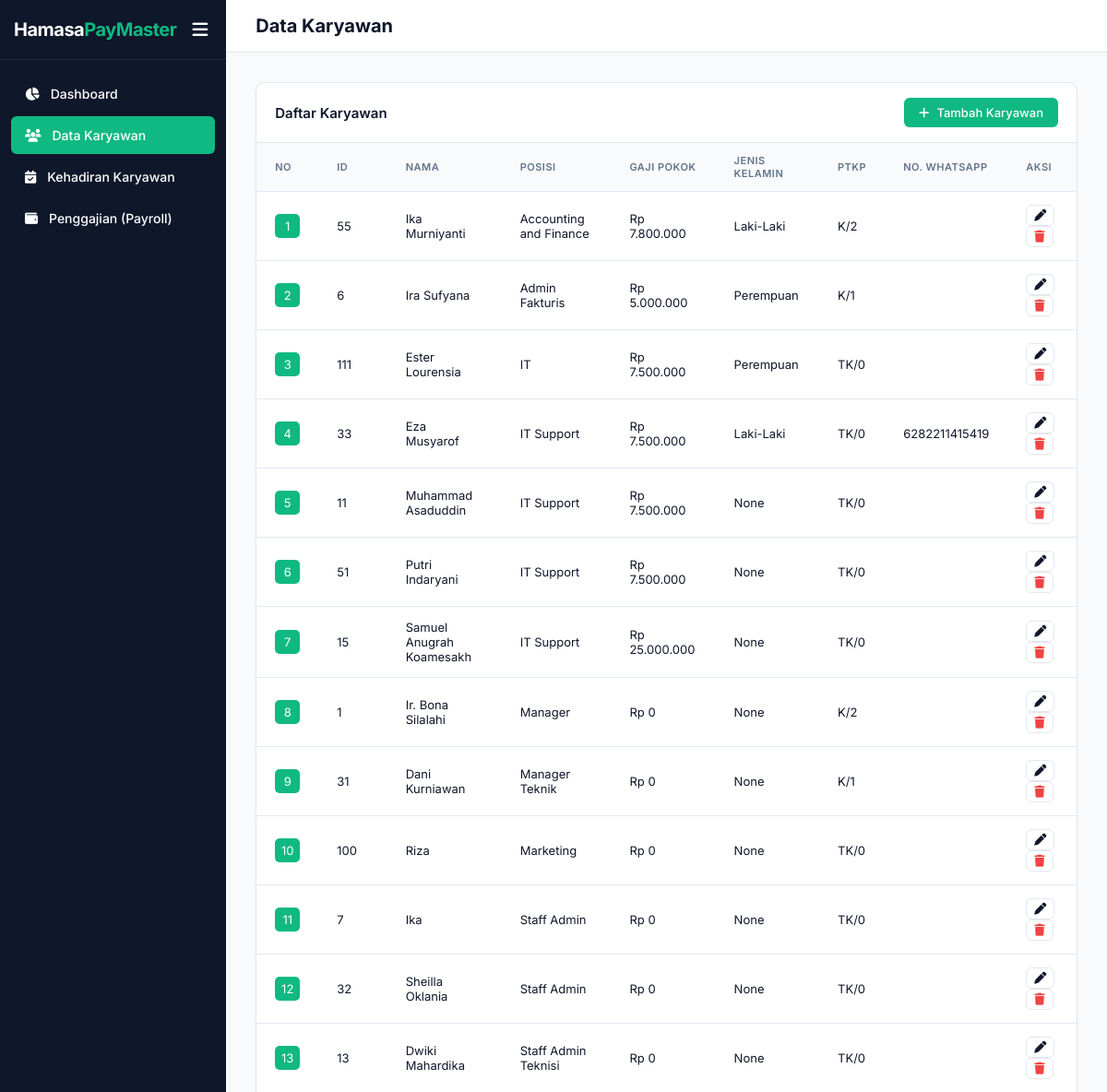
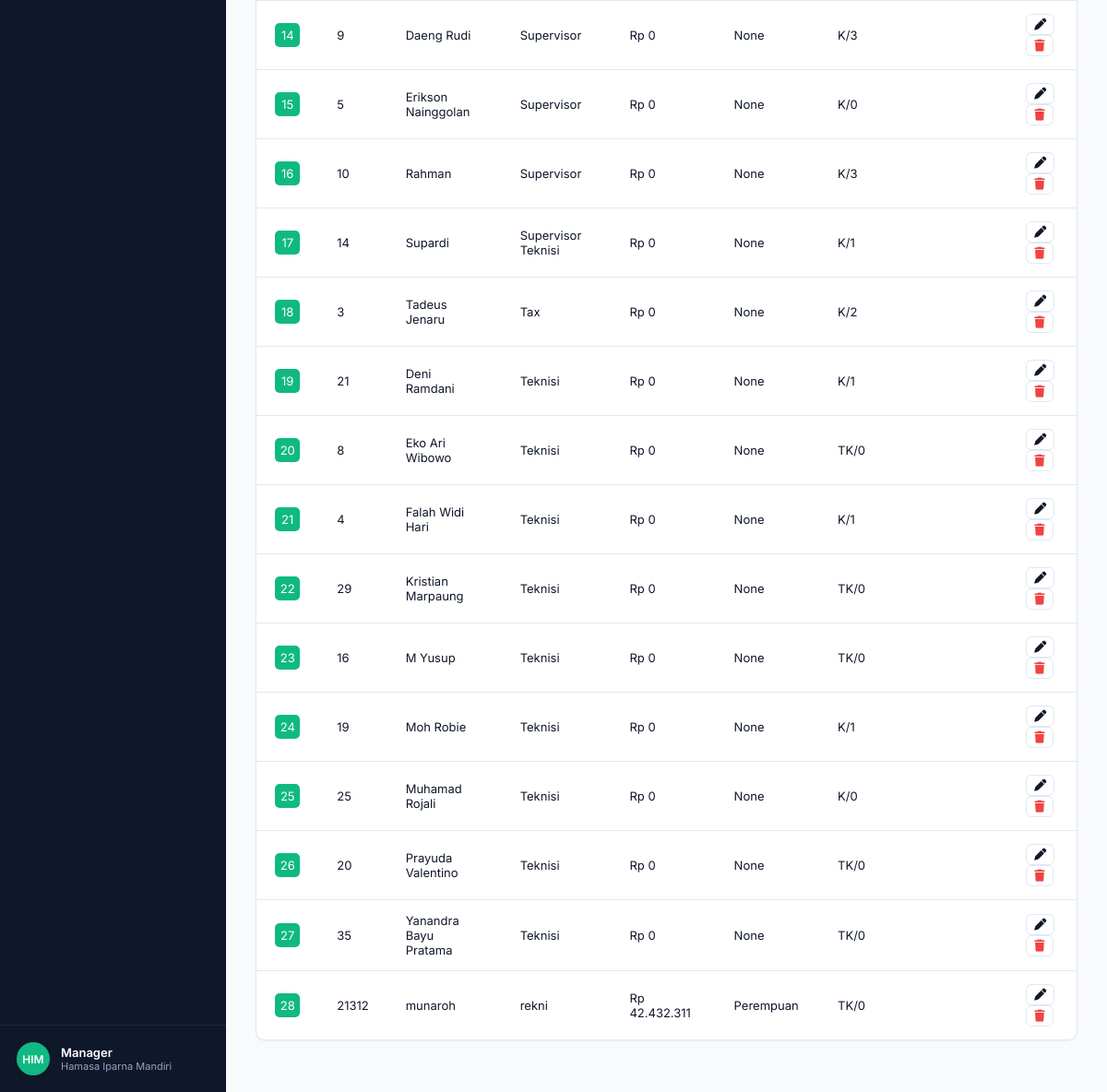
The page /employees on the database its author committed (2 pictures, top to bottom).
### models.py (models this page shows)
class Employee(db.Model):
    __tablename__ = "employees"
    id = db.Column(db.Integer, primary_key=True)
    user_id = db.Column(db.String(20), unique=True, nullable=False)  # ID Mesin
    name = db.Column(db.String(100))
    position = db.Column(db.String(100))
    basic_salary = db.Column(db.Float, default=0)
    gender = db.Column(db.String(50))
    married_status = db.Column(db.Integer)
    dependents = db.Column(db.Integer)
    phone = db.Column(db.String(30))
    email = db.Column(db.String(100))
    status = db.Column(db.String(20), default="Aktif")

### routes/dashboard_routes.py (the view)
@dashboard_bp.route("/employees")
def employees_page():
    employees = Employee.query.order_by(
        Employee.position.asc(),
        Employee.name.asc()
    ).all()
    for employee in employees:
        status = "K" if employee.married_status else "TK"
        dependents = min(employee.dependents or 0, 3)
        employee.ptkp = f"{status}/{dependents}"
    return render_template(
        "employees.html",
        employees=employees
    )

### templates/employees.html (shortened to what this page needs)
<!DOCTYPE html>
<html lang="id">
<head>
    <link rel="stylesheet" href="https://cdnjs.cloudflare.com/ajax/libs/font-awesome/6.4.0/css/all.min.css">
    <link rel="stylesheet" href="{{ url_for('static', filename='css/styles.css') }}">
</head>
<body data-page="{{ active_page|default('dashboard') }}">
    <sidebar id="sidebar">
        <div>
            <div class="sidebar-header">
                <span class="logo-text">Hamasa<span>PayMaster</span></span>
                <button class="btn-toggle" onclick="toggleSidebar()">
                    <i class="fa-solid fa-bars" id="toggle-icon"></i>
                </button>
            </div>
            <ul class="nav-list">
                <li class="nav-item" data-page="dashboard">
                    <a href="/dashboard"><i class="fa-solid fa-chart-pie"></i> <span>Dashboard</span></a>
                </li>
                <li class="nav-item active" data-page="karyawan">
                    <a href="/employees"><i class="fa-solid fa-users"></i> <span>Data Karyawan</span></a>
                </li>
                <li class="nav-item" data-page="kehadiran">
                    <a href="/attendance"><i class="fa-solid fa-calendar-check"></i> <span>Kehadiran Karyawan</span></a>
                </li>
                <li class="nav-item" data-page="payroll">
                    <a href="/payroll"><i class="fa-solid fa-wallet"></i> <span>Penggajian (Payroll)</span></a>
                </li>
            </ul>
        </div>
        <div class="sidebar-footer">
            <div class="user-card">
                <div class="avatar">HIM</div>
                <div class="user-info">
                    <span class="user-name">Manager</span>
                    <span class="user-role">Hamasa Iparna Mandiri</span>
                </div>
            </div>
        </div>
    </sidebar>
    <main>
        <header>
            <div class="header-title">
                <h1 id="page-title">Data Karyawan</h1>
            </div>
        </header>
        <div class="content-area">
            <section id="view-karyawan">
                <div class="card">
                    <div class="card-header">
                        <div class="card-title">Daftar Karyawan</div>
                        <button class="btn btn-primary" onclick="openEmpModal()"><i class="fa-solid fa-plus"></i> Tambah Karyawan</button>
                    </div>
                    <div class="table-responsive">
                        <table>
                            <thead>
                                <tr>
                                    <th>No</th>
                                    <th>ID</th>
                                    <th>Nama</th>
                                    <th>Posisi</th>
                                    <th>Gaji Pokok</th>
                                    <th>Jenis Kelamin</th>
                                    <th>PTKP</th>
                                    <th>No. WhatsApp</th>
                                    <th>Aksi</th>
                                </tr>
                            </thead>
                            <tbody id="employee-table-body">
                                {% for emp in employees %}
                                <tr>
                                    <td><div style="background-color: var(--accent); width: 27px; height: 100%; color: white; border-radius: 5px; text-align: center; padding: 5px;">{{ loop.index }}</div></td>
                                    <td>{{ emp.user_id }}</td>
                                    <td>{{ emp.name }}</td>
                                    <td>{{ emp.position }}</td>
                                    <td class="harga">{{ emp.basic_salary }}</td>
                                    <td>{{ emp.gender }}</td>
                                    <td>{{ emp.ptkp }}</td>
                                    <td>{{ emp.phone }}</td>
                                    <td>
                                        <button class="btn btn-outline" style="padding:4px 8px;" onclick="openEmpModal('{{emp.id}}')"><i class="fa-solid fa-pen"></i></button>
                                        <button class="btn btn-outline" style="padding:4px 8px; color:var(--danger);" onclick="deleteEmployee('{{emp.id}}','{{emp.name}}')"><i class="fa-solid fa-trash"></i></button>
                                    </td>
                                </tr>
                                {% endfor %}
                            </tbody>
                        </table>
                    </div>
                </div>
            </section>
        </div>
    </main>
</body>
</html>

### static/css/styles.css (style rules this page uses)
:root { --primary: #0f172a; --primary-light: #1e293b; --accent: #10b981; --accent-hover: #059669; --bg-main: #f8fafc; --surface: #ffffff; --text-main: #0f172a; --text-muted: #64748b; --border: #e2e8f0; --danger: #ef4444; --warning: #f59e0b; --info: #3b82f6; --radius-sm: 6px; --radius-md: 10px; --radius-lg: 16px; --shadow-sm: 0 1px 2px 0 rgb(0 0 0 / 0.05); --shadow-md: 0 4px 6px -1px rgb(0 0 0 / 0.1); --shadow-lg: 0 10px 15px -3px rgb(0 0 0 / 0.1); }
* { box-sizing: border-box; margin: 0; padding: 0; font-family: 'Inter', sans-serif; }
body { background-color: var(--bg-main); color: var(--text-main); display: flex; height: 100vh; overflow: hidden; }
sidebar { width: 260px; background-color: var(--primary); color: #fff; display: flex; flex-direction: column; justify-content: space-between; z-index: 10; }
.sidebar-header { padding: 24px; display: flex; align-items: center; gap: 12px; border-bottom: 1px solid rgba(255, 255, 255, 0.08); }
.logo-text { font-size: 20px; font-weight: 700; letter-spacing: -0.5px; }
.logo-text span { color: var(--accent); }
.nav-list { list-style: none; padding: 16px 12px; display: flex; flex-direction: column; gap: 4px; }
.nav-item a { display: flex; align-items: center; gap: 12px; padding: 12px 16px; color: #94a3b8; text-decoration: none; border-radius: var(--radius-sm); font-size: 14px; font-weight: 500; transition: all 0.2s; }
.nav-item a:hover, .nav-item.active a { color: #fff; background-color: rgba(255, 255, 255, 0.08); }
.nav-item.active a { background-color: var(--accent); color: #fff; }
.sidebar-footer { padding: 16px; border-top: 1px solid rgba(255, 255, 255, 0.08); }
.user-card { display: flex; align-items: center; gap: 12px; padding: 2px; }
.avatar { width: 36px; height: 36px; border-radius: 50%; background-color: var(--accent); color: #fff; display: flex; align-items: center; justify-content: center; font-weight: 600; font-size: 12px; }
.user-info { display: flex; flex-direction: column; }
.user-name { font-size: 13px; font-weight: 600; color: #fff; }
.user-role { font-size: 11px; color: #94a3b8; }
main { flex-grow: 1; display: flex; flex-direction: column; overflow-y: auto; }
header { background-color: var(--surface); border-bottom: 1px solid var(--border); padding: 16px 32px; display: flex; justify-content: space-between; align-items: center; position: sticky; top: 0; z-index: 5; }
.header-title h1 { font-size: 20px; font-weight: 700; color: var(--text-main); }
.content-area { padding: 32px; }
.btn { padding: 8px 16px; border-radius: var(--radius-sm); font-size: 13px; font-weight: 500; border: none; cursor: pointer; display: inline-flex; align-items: center; gap: 8px; transition: all 0.2s; }
.btn-primary { background-color: var(--accent); color: #fff; }
.btn-outline { background-color: transparent; border: 1px solid var(--border); color: var(--text-main); }
.card { background: var(--surface); border-radius: var(--radius-md); border: 1px solid var(--border); box-shadow: var(--shadow-sm); overflow: hidden; margin-bottom: 24px; }
.card-header { padding: 16px 20px; border-bottom: 1px solid var(--border); display: flex; justify-content: space-between; align-items: center; }
.card-title { font-size: 15px; font-weight: 600; }
.table-responsive { width: 100%; overflow-x: auto; }
table { width: 100%; border-collapse: collapse; text-align: left; font-size: 13px; }
th { background-color: #f8fafc; color: var(--text-muted); padding: 12px 20px; font-weight: 600; border-bottom: 1px solid var(--border); text-transform: uppercase; font-size: 11px; letter-spacing: 0.5px; }
td { padding: 14px 20px; border-bottom: 1px solid var(--border); color: var(--text-main); vertical-align: middle; }
tr:last-child td { border-bottom: none; }
.sidebar-header { display: flex; align-items: center; justify-content: space-between; padding: 15px; }
.btn-toggle { background: transparent; border: none; cursor: pointer; font-size: 1.2rem; color: inherit; padding: 5px; }
.nav-item a { display: flex; align-items: center; gap: 12px; padding: 12px 15px; text-decoration: none; color: inherit; }

### rows shown on the page
Employee: user_id "55", name "Ika Murniyanti", position "Accounting and Finance", gender "Laki-Laki", ptkp "K/2"
Employee: user_id "6", name "Ira Sufyana", position "Admin Fakturis", gender "Perempuan", ptkp "K/1"
Employee: user_id "111", name "Ester Lourensia", position "IT", gender "Perempuan", ptkp "TK/0"
Employee: user_id "33", name "Eza Musyarof", position "IT Support", gender "Laki-Laki", ptkp "TK/0", phone "6282211415419"
Employee: user_id "11", name "Muhammad Asaduddin", position "IT Support", gender "None", ptkp "TK/0"
Employee: user_id "51", name "Putri Indaryani", position "IT Support", gender "None", ptkp "TK/0"
Employee: user_id "15", name "Samuel Anugrah Koamesakh", position "IT Support", gender "None", ptkp "TK/0"
Employee: user_id "1", name "Ir. Bona Silalahi", position "Manager", gender "None", ptkp "K/2"
Employee: user_id "31", name "Dani Kurniawan", position "Manager Teknik", gender "None", ptkp "K/1"
Employee: user_id "100", name "Riza", position "Marketing", gender "None", ptkp "TK/0"
Employee: user_id "7", name "Ika", position "Staff Admin", gender "None", ptkp "TK/0"
Employee: user_id "32", name "Sheilla Oklania", position "Staff Admin", gender "None", ptkp "TK/0"
Employee: user_id "13", name "Dwiki Mahardika", position "Staff Admin Teknisi", gender "None", ptkp "TK/0"
Employee: user_id "9", name "Daeng Rudi", position "Supervisor", gender "None", ptkp "K/3"
Employee: user_id "5", name "Erikson Nainggolan", position "Supervisor", gender "None", ptkp "K/0"
Employee: user_id "10", name "Rahman", position "Supervisor", gender "None", ptkp "K/3"
Employee: user_id "14", name "Supardi", position "Supervisor Teknisi", gender "None", ptkp "K/1"
Employee: user_id "3", name "Tadeus Jenaru", position "Tax", gender "None", ptkp "K/2"
Employee: user_id "21", name "Deni Ramdani", position "Teknisi", gender "None", ptkp "K/1"
Employee: user_id "8", name "Eko Ari Wibowo", position "Teknisi", gender "None", ptkp "TK/0"
Employee: user_id "4", name "Falah Widi Hari", position "Teknisi", gender "None", ptkp "K/1"
Employee: user_id "29", name "Kristian Marpaung", position "Teknisi", gender "None", ptkp "TK/0"
Employee: user_id "16", name "M Yusup", position "Teknisi", gender "None", ptkp "TK/0"
Employee: user_id "19", name "Moh Robie", position "Teknisi", gender "None", ptkp "K/1"
Employee: user_id "25", name "Muhamad Rojali", position "Teknisi", gender "None", ptkp "K/0"
Employee: user_id "20", name "Prayuda Valentino", position "Teknisi", gender "None", ptkp "TK/0"
Employee: user_id "35", name "Yanandra Bayu Pratama", position "Teknisi", gender "None", ptkp "TK/0"
Employee: user_id "21312", name "munaroh", position "rekni", gender "Perempuan", ptkp "TK/0"
